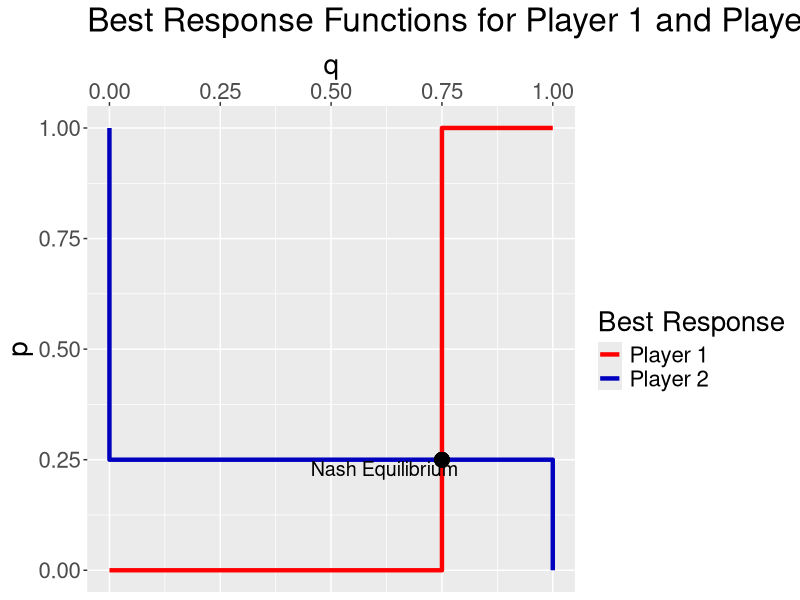

Recreate this plot in R.
library(tidyverse)
BR = tibble(Best_Response = c(rep("Player 1", 4), rep("Player 2", 4)), 
            p = c(1,1,0,0,1,.25,.25,0), 
            q = c(1,.75,.75,0,0,0,1,1))

ggplot(data = BR, aes(x = q, y = p, color = Best_Response))+
  geom_path(size = 1.5)+
  scale_x_continuous(position = "top")+
  theme(text = element_text(size = 20))+
  ggtitle("Best Response Functions for Player 1 and Player 2")+
  scale_color_manual(name = "Best Response", values = c("Player 1" = rgb(1,0,0), "Player 2" = rgb(0,0,.75)))+
  geom_point(aes(x = .75, y = .25, size = 1.5), color = "black")+
  guides(size = FALSE) +
  annotate("text", x = .62, y = .23, size = 5, label = "Nash Equilibrium")

#test in github
